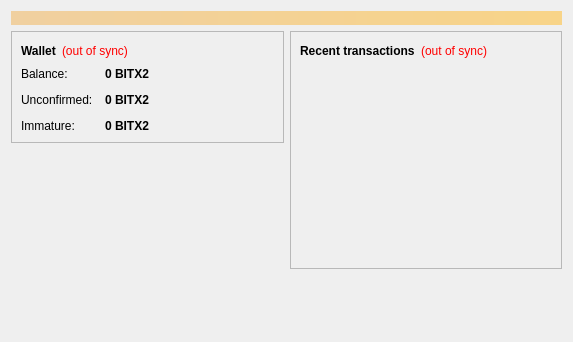
<?xml version="1.0" encoding="UTF-8"?>
<ui version="4.0">
 <class>OverviewPage</class>
 <widget class="QWidget" name="OverviewPage">
  <property name="geometry">
   <rect>
    <x>0</x>
    <y>0</y>
    <width>573</width>
    <height>342</height>
   </rect>
  </property>
  <property name="windowTitle">
   <string>Form</string>
  </property>
  <layout class="QVBoxLayout" name="topLayout">
   <item>
    <widget class="QLabel" name="labelAlerts">
     <property name="visible">
      <bool>false</bool>
     </property>
     <property name="styleSheet">
      <string notr="true">background-color: qlineargradient(x1: 0, y1: 0, x2: 1, y2: 0, stop:0 #F0D0A0, stop:1 #F8D488); color:#000000;</string>
     </property>
     <property name="wordWrap">
      <bool>true</bool>
     </property>
     <property name="margin">
      <number>3</number>
     </property>
    </widget>
   </item>
   <item>
    <layout class="QHBoxLayout" name="horizontalLayout" stretch="1,1">
     <item>
      <layout class="QVBoxLayout" name="verticalLayout_2">
       <item>
        <widget class="QFrame" name="frame">
         <property name="frameShape">
          <enum>QFrame::StyledPanel</enum>
         </property>
         <property name="frameShadow">
          <enum>QFrame::Raised</enum>
         </property>
         <layout class="QVBoxLayout" name="verticalLayout_4">
          <item>
           <layout class="QHBoxLayout" name="horizontalLayout_4">
            <item>
             <widget class="QLabel" name="label_5">
              <property name="font">
               <font>
                <weight>75</weight>
                <bold>true</bold>
               </font>
              </property>
              <property name="text">
               <string>Wallet</string>
              </property>
             </widget>
            </item>
            <item>
             <widget class="QLabel" name="labelWalletStatus">
              <property name="toolTip">
               <string>The displayed information may be out of date. Your wallet automatically synchronizes with the BITX2 network after a connection is established, but this process has not completed yet.</string>
              </property>
              <property name="styleSheet">
               <string notr="true">QLabel { color: red; }</string>
              </property>
              <property name="text">
               <string notr="true">(out of sync)</string>
              </property>
              <property name="alignment">
               <set>Qt::AlignLeading|Qt::AlignLeft|Qt::AlignVCenter</set>
              </property>
             </widget>
            </item>
            <item>
             <spacer name="horizontalSpacer_2">
              <property name="orientation">
               <enum>Qt::Horizontal</enum>
              </property>
              <property name="sizeHint" stdset="0">
               <size>
                <width>40</width>
                <height>20</height>
               </size>
              </property>
             </spacer>
            </item>
           </layout>
          </item>
          <item>
           <layout class="QFormLayout" name="formLayout_2">
            <property name="fieldGrowthPolicy">
             <enum>QFormLayout::AllNonFixedFieldsGrow</enum>
            </property>
            <property name="horizontalSpacing">
             <number>12</number>
            </property>
            <property name="verticalSpacing">
             <number>12</number>
            </property>
            <item row="0" column="0">
             <widget class="QLabel" name="label">
              <property name="text">
               <string>Balance:</string>
              </property>
             </widget>
            </item>
            <item row="0" column="1">
             <widget class="QLabel" name="labelBalance">
              <property name="font">
               <font>
                <weight>75</weight>
                <bold>true</bold>
               </font>
              </property>
              <property name="cursor">
               <cursorShape>IBeamCursor</cursorShape>
              </property>
              <property name="toolTip">
               <string>Your current balance</string>
              </property>
              <property name="text">
               <string notr="true">0 BITX2</string>
              </property>
              <property name="textInteractionFlags">
               <set>Qt::LinksAccessibleByMouse|Qt::TextSelectableByKeyboard|Qt::TextSelectableByMouse</set>
              </property>
             </widget>
            </item>
            <item row="1" column="0">
             <widget class="QLabel" name="label_3">
              <property name="text">
               <string>Unconfirmed:</string>
              </property>
             </widget>
            </item>
            <item row="1" column="1">
             <widget class="QLabel" name="labelUnconfirmed">
              <property name="font">
               <font>
                <weight>75</weight>
                <bold>true</bold>
               </font>
              </property>
              <property name="cursor">
               <cursorShape>IBeamCursor</cursorShape>
              </property>
              <property name="toolTip">
               <string>Total of transactions that have yet to be confirmed, and do not yet count toward the current balance</string>
              </property>
              <property name="text">
               <string notr="true">0 BITX2</string>
              </property>
              <property name="textInteractionFlags">
               <set>Qt::LinksAccessibleByMouse|Qt::TextSelectableByKeyboard|Qt::TextSelectableByMouse</set>
              </property>
             </widget>
            </item>
            <item row="2" column="0">
             <widget class="QLabel" name="labelImmatureText">
              <property name="text">
               <string>Immature:</string>
              </property>
             </widget>
            </item>
            <item row="2" column="1">
             <widget class="QLabel" name="labelImmature">
              <property name="font">
               <font>
                <weight>75</weight>
                <bold>true</bold>
               </font>
              </property>
              <property name="toolTip">
               <string>Mined balance that has not yet matured</string>
              </property>
              <property name="text">
               <string notr="true">0 BITX2</string>
              </property>
              <property name="textInteractionFlags">
               <set>Qt::LinksAccessibleByMouse|Qt::TextSelectableByKeyboard|Qt::TextSelectableByMouse</set>
              </property>
             </widget>
            </item>
           </layout>
          </item>
         </layout>
        </widget>
       </item>
       <item>
        <spacer name="verticalSpacer">
         <property name="orientation">
          <enum>Qt::Vertical</enum>
         </property>
         <property name="sizeHint" stdset="0">
          <size>
           <width>20</width>
           <height>40</height>
          </size>
         </property>
        </spacer>
       </item>
      </layout>
     </item>
     <item>
      <layout class="QVBoxLayout" name="verticalLayout_3">
       <item>
        <widget class="QFrame" name="frame_2">
         <property name="frameShape">
          <enum>QFrame::StyledPanel</enum>
         </property>
         <property name="frameShadow">
          <enum>QFrame::Raised</enum>
         </property>
         <layout class="QVBoxLayout" name="verticalLayout">
          <item>
           <layout class="QHBoxLayout" name="horizontalLayout_2">
            <item>
             <widget class="QLabel" name="label_4">
              <property name="text">
               <string>&lt;b&gt;Recent transactions&lt;/b&gt;</string>
              </property>
             </widget>
            </item>
            <item>
             <widget class="QLabel" name="labelTransactionsStatus">
              <property name="toolTip">
               <string>The displayed information may be out of date. Your wallet automatically synchronizes with the BITX2 network after a connection is established, but this process has not completed yet.</string>
              </property>
              <property name="styleSheet">
               <string notr="true">QLabel { color: red; }</string>
              </property>
              <property name="text">
               <string notr="true">(out of sync)</string>
              </property>
              <property name="alignment">
               <set>Qt::AlignRight|Qt::AlignTrailing|Qt::AlignVCenter</set>
              </property>
             </widget>
            </item>
            <item>
             <spacer name="horizontalSpacer">
              <property name="orientation">
               <enum>Qt::Horizontal</enum>
              </property>
              <property name="sizeHint" stdset="0">
               <size>
                <width>40</width>
                <height>20</height>
               </size>
              </property>
             </spacer>
            </item>
           </layout>
          </item>
          <item>
           <widget class="QListView" name="listTransactions">
            <property name="styleSheet">
             <string notr="true">QListView { background: transparent; }</string>
            </property>
            <property name="frameShape">
             <enum>QFrame::NoFrame</enum>
            </property>
            <property name="verticalScrollBarPolicy">
             <enum>Qt::ScrollBarAlwaysOff</enum>
            </property>
            <property name="horizontalScrollBarPolicy">
             <enum>Qt::ScrollBarAlwaysOff</enum>
            </property>
            <property name="selectionMode">
             <enum>QAbstractItemView::NoSelection</enum>
            </property>
           </widget>
          </item>
         </layout>
        </widget>
       </item>
       <item>
        <spacer name="verticalSpacer_2">
         <property name="orientation">
          <enum>Qt::Vertical</enum>
         </property>
         <property name="sizeHint" stdset="0">
          <size>
           <width>20</width>
           <height>40</height>
          </size>
         </property>
        </spacer>
       </item>
      </layout>
     </item>
    </layout>
   </item>
  </layout>
 </widget>
 <resources/>
 <connections/>
</ui>
